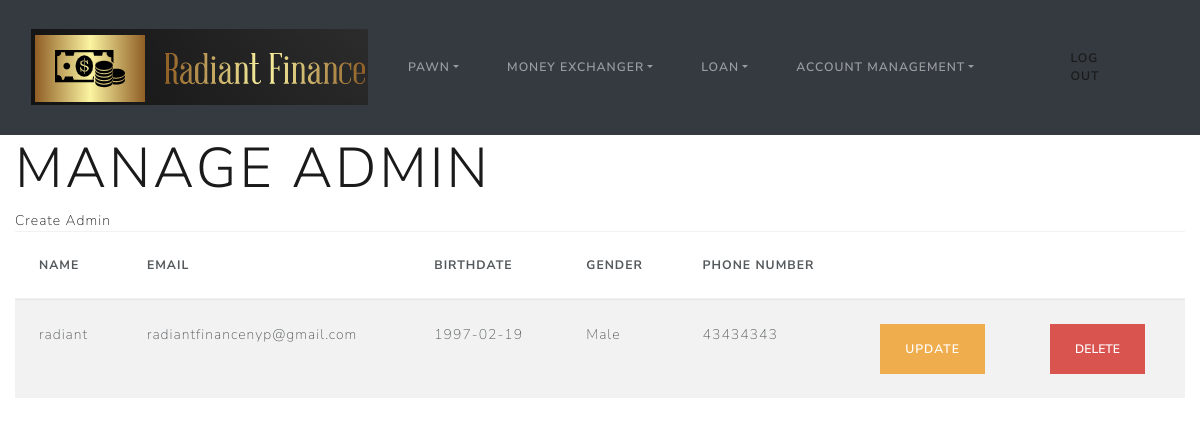
The app's page /manageAdmin (signed in) with its own data.
### __init__.py (models this page shows)
class User(db.Model, UserMixin):
    id = db.Column(db.Integer, primary_key=True)
    name = db.Column(db.String(20), nullable=False)
    gender = db.Column(db.String(1), nullable=False)
    phone = db.Column(db.String(8), nullable=False)
    birthdate = db.Column(db.Date, nullable=False)
    email = db.Column(db.String(30), nullable=False)
    password = db.Column(db.String(100), nullable=False)
    role = db.Column(db.Integer, nullable=False)
    passwordChange = db.Column(db.Date, nullable=False)
    passAttempt = (db.Column(db.Integer, nullable=False))
    TWOFAStatus = db.Column(db.String(30), nullable=False)

### __init__.py (the view)
@app.route('/manageAdmin', methods=['GET', 'POST'])
@login_required
def manage_admin():
    role = session['role']
    if role == 1:
        pass
    else:
        return redirect(url_for('main'))
    return render_template('manageAdmin.html', Users=User.query.all())

### __init__.py (called while the page is built)
@login_manager.user_loader
def load_user(user_id):
    return User.query.get(int(user_id))

### templates/manageAdmin.html (shortened to what this page needs)
{% extends "baseDashboard.html" %}
{% block content %}
<h1 class="display-4">Manage Admin</h1>
<a href="/createAdmin">Create Admin</a>
<div>
  <table class="table table-striped">
    <thead>
      <tr>
        <th>Name</th>
        <th>Email</th>
        <th>BirthDate</th>
        <th>gender</th>
        <th>Phone Number</th>
        <th></th>
        <th></th>
      </tr>
    </thead>
    <tbody>
      {% for User in Users %}
      {%if User.role==1%}
        <tr>
          <td>{{ User.name }}</td>
          <td>{{ User.email }}</td>
          <td>{{User.birthdate}}</td>
          {% if User.gender == "F" %}
            <td>Female</td>
          {% elif User.gender == "M" %}
            <td>Male</td>
          {% endif %}
          <td>{{User.phone}}</td>
        <td><a href="/updateAdmin/{{User.id}}" class="btn btn-warning">Update</a></td>
          <td>
            <form action="{{url_for('delete_admin', id=User.id)}}" method="POST">
          <form type="button" class="btn btn-danger" data-bs-toggle="modal" data-bs-target="#myModal_{{User.id}}">
            <input type="submit" value="Delete" class="btn btn-danger">
          </form>
            </form>
          </td>
        </tr>
      {%endif%}
      {% endfor %}
    </tbody>
  </table>
</div>
{% endblock %}

### records on screen
User: name "radiant", email "radiantfinancenyp@gmail.com", birthdate "1997-02-19", gender "Male", phone "43434343"
